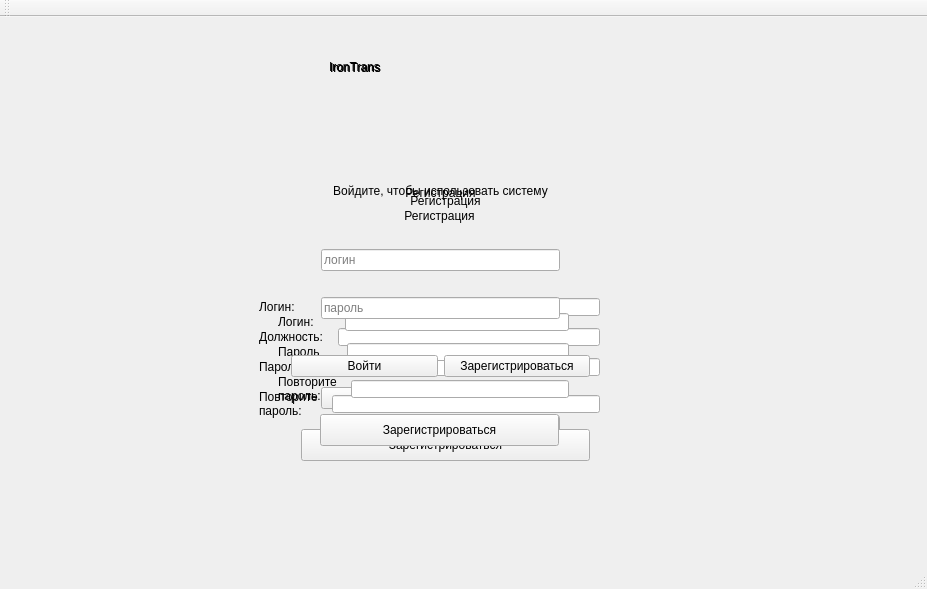
<?xml version="1.0" encoding="UTF-8"?>
<ui version="4.0">
 <class>MainWindow</class>
 <widget class="QMainWindow" name="MainWindow">
  <property name="geometry">
   <rect>
    <x>0</x>
    <y>0</y>
    <width>927</width>
    <height>589</height>
   </rect>
  </property>
  <property name="windowTitle">
   <string>MainWindow</string>
  </property>
  <widget class="QWidget" name="centralWidget">
   <property name="enabled">
    <bool>true</bool>
   </property>
   <widget class="QWidget" name="log_in" native="true">
    <property name="enabled">
     <bool>true</bool>
    </property>
    <property name="geometry">
     <rect>
      <x>0</x>
      <y>20</y>
      <width>931</width>
      <height>531</height>
     </rect>
    </property>
    <widget class="QWidget" name="verticalLayoutWidget">
     <property name="geometry">
      <rect>
       <x>260</x>
       <y>100</y>
       <width>361</width>
       <height>251</height>
      </rect>
     </property>
     <layout class="QVBoxLayout" name="verticalLayout">
      <item>
       <widget class="QLabel" name="label_2">
        <property name="styleSheet">
         <string notr="true">font: 12pt &quot;Times New Roman&quot;;</string>
        </property>
        <property name="text">
         <string>Войдите, чтобы использовать систему</string>
        </property>
        <property name="alignment">
         <set>Qt::AlignCenter</set>
        </property>
       </widget>
      </item>
      <item>
       <layout class="QHBoxLayout" name="horizontalLayout_2">
        <property name="spacing">
         <number>7</number>
        </property>
        <property name="leftMargin">
         <number>50</number>
        </property>
        <property name="topMargin">
         <number>10</number>
        </property>
        <property name="rightMargin">
         <number>50</number>
        </property>
        <property name="bottomMargin">
         <number>0</number>
        </property>
        <item>
         <widget class="QLineEdit" name="login">
          <property name="placeholderText">
           <string>логин</string>
          </property>
         </widget>
        </item>
       </layout>
      </item>
      <item>
       <layout class="QHBoxLayout" name="horizontalLayout_3">
        <property name="leftMargin">
         <number>50</number>
        </property>
        <property name="topMargin">
         <number>20</number>
        </property>
        <property name="rightMargin">
         <number>50</number>
        </property>
        <property name="bottomMargin">
         <number>30</number>
        </property>
        <item>
         <widget class="QLineEdit" name="pasword">
          <property name="styleSheet">
           <string notr="true"/>
          </property>
          <property name="placeholderText">
           <string>пароль</string>
          </property>
         </widget>
        </item>
       </layout>
      </item>
      <item>
       <layout class="QHBoxLayout" name="horizontalLayout">
        <property name="leftMargin">
         <number>20</number>
        </property>
        <property name="rightMargin">
         <number>20</number>
        </property>
        <item>
         <widget class="QPushButton" name="entry">
          <property name="styleSheet">
           <string notr="true"/>
          </property>
          <property name="text">
           <string>Войти</string>
          </property>
         </widget>
        </item>
        <item>
         <widget class="QPushButton" name="registr">
          <property name="text">
           <string>Зарегистрироваться</string>
          </property>
         </widget>
        </item>
       </layout>
      </item>
     </layout>
    </widget>
    <widget class="QLabel" name="label_5">
     <property name="geometry">
      <rect>
       <x>330</x>
       <y>0</y>
       <width>221</width>
       <height>61</height>
      </rect>
     </property>
     <property name="styleSheet">
      <string notr="true">font: 24pt &quot;Segoe Print&quot;;</string>
     </property>
     <property name="text">
      <string>IronTrans</string>
     </property>
    </widget>
   </widget>
   <widget class="QWidget" name="registration1" native="true">
    <property name="enabled">
     <bool>true</bool>
    </property>
    <property name="geometry">
     <rect>
      <x>0</x>
      <y>-10</y>
      <width>931</width>
      <height>561</height>
     </rect>
    </property>
    <widget class="QWidget" name="verticalLayoutWidget_4">
     <property name="geometry">
      <rect>
       <x>260</x>
       <y>140</y>
       <width>361</width>
       <height>301</height>
      </rect>
     </property>
     <layout class="QVBoxLayout" name="verticalLayout_6">
      <item>
       <widget class="QLabel" name="label_9">
        <property name="styleSheet">
         <string notr="true">font: 16pt &quot;Times New Roman&quot;;
margin-bottom:40px</string>
        </property>
        <property name="text">
         <string>Регистрация</string>
        </property>
        <property name="alignment">
         <set>Qt::AlignCenter</set>
        </property>
       </widget>
      </item>
      <item>
       <widget class="QLabel" name="label_10">
        <property name="styleSheet">
         <string notr="true">font: 12pt &quot;Times New Roman&quot;;</string>
        </property>
        <property name="text">
         <string>Укажите ваш статус:</string>
        </property>
        <property name="alignment">
         <set>Qt::AlignCenter</set>
        </property>
       </widget>
      </item>
      <item>
       <layout class="QVBoxLayout" name="verticalLayout_7">
        <property name="leftMargin">
         <number>50</number>
        </property>
        <property name="rightMargin">
         <number>50</number>
        </property>
        <item>
         <widget class="QPushButton" name="as_guest">
          <property name="styleSheet">
           <string notr="true"/>
          </property>
          <property name="text">
           <string>Гость</string>
          </property>
         </widget>
        </item>
        <item>
         <widget class="QPushButton" name="as_worker">
          <property name="text">
           <string>Работник</string>
          </property>
         </widget>
        </item>
       </layout>
      </item>
     </layout>
    </widget>
   </widget>
   <widget class="QWidget" name="registration_guest" native="true">
    <property name="enabled">
     <bool>true</bool>
    </property>
    <property name="geometry">
     <rect>
      <x>-1</x>
      <y>-1</y>
      <width>931</width>
      <height>551</height>
     </rect>
    </property>
    <widget class="QWidget" name="verticalLayoutWidget_5">
     <property name="geometry">
      <rect>
       <x>260</x>
       <y>140</y>
       <width>361</width>
       <height>301</height>
      </rect>
     </property>
     <layout class="QVBoxLayout" name="verticalLayout_8">
      <item>
       <widget class="QLabel" name="label_11">
        <property name="styleSheet">
         <string notr="true">font: 16pt &quot;Times New Roman&quot;;
margin-bottom:40px</string>
        </property>
        <property name="text">
         <string>Регистрация</string>
        </property>
        <property name="alignment">
         <set>Qt::AlignCenter</set>
        </property>
       </widget>
      </item>
      <item>
       <layout class="QVBoxLayout" name="verticalLayout_9">
        <item>
         <layout class="QHBoxLayout" name="horizontalLayout_4">
          <item>
           <widget class="QLabel" name="label_12">
            <property name="styleSheet">
             <string notr="true">padding:5px</string>
            </property>
            <property name="text">
             <string>Логин:     </string>
            </property>
           </widget>
          </item>
          <item>
           <widget class="QLineEdit" name="login_guest">
            <property name="styleSheet">
             <string notr="true">margin-right:40px</string>
            </property>
           </widget>
          </item>
         </layout>
        </item>
        <item>
         <layout class="QHBoxLayout" name="horizontalLayout_5">
          <item>
           <widget class="QLabel" name="label_13">
            <property name="styleSheet">
             <string notr="true">padding:5px</string>
            </property>
            <property name="text">
             <string>Пароль    </string>
            </property>
           </widget>
          </item>
          <item>
           <widget class="QLineEdit" name="pas_guest">
            <property name="styleSheet">
             <string notr="true">margin-right:40px</string>
            </property>
           </widget>
          </item>
         </layout>
        </item>
       </layout>
      </item>
      <item>
       <layout class="QHBoxLayout" name="horizontalLayout_6">
        <item>
         <widget class="QLabel" name="label_14">
          <property name="styleSheet">
           <string notr="true">padding:5px</string>
          </property>
          <property name="text">
           <string>Повторите 
пароль:</string>
          </property>
         </widget>
        </item>
        <item>
         <widget class="QLineEdit" name="again_guest">
          <property name="styleSheet">
           <string notr="true">margin-right:40px</string>
          </property>
         </widget>
        </item>
       </layout>
      </item>
      <item>
       <widget class="QPushButton" name="signup_guest">
        <property name="styleSheet">
         <string notr="true">margin-left:50px;
margin-right:50px;
height:30%;</string>
        </property>
        <property name="text">
         <string>Зарегистрироваться</string>
        </property>
       </widget>
      </item>
     </layout>
    </widget>
    <widget class="QLabel" name="label_4">
     <property name="geometry">
      <rect>
       <x>330</x>
       <y>20</y>
       <width>221</width>
       <height>61</height>
      </rect>
     </property>
     <property name="styleSheet">
      <string notr="true">font: 24pt &quot;Segoe Print&quot;;</string>
     </property>
     <property name="text">
      <string>IronTrans</string>
     </property>
    </widget>
   </widget>
   <widget class="QWidget" name="registration_pro" native="true">
    <property name="enabled">
     <bool>true</bool>
    </property>
    <property name="geometry">
     <rect>
      <x>0</x>
      <y>0</y>
      <width>921</width>
      <height>551</height>
     </rect>
    </property>
    <widget class="QWidget" name="verticalLayoutWidget_7">
     <property name="geometry">
      <rect>
       <x>240</x>
       <y>124</y>
       <width>411</width>
       <height>331</height>
      </rect>
     </property>
     <layout class="QVBoxLayout" name="verticalLayout_11">
      <item>
       <widget class="QLabel" name="label_15">
        <property name="styleSheet">
         <string notr="true">font: 16pt &quot;Times New Roman&quot;;
margin-bottom:40px</string>
        </property>
        <property name="text">
         <string>Регистрация</string>
        </property>
        <property name="alignment">
         <set>Qt::AlignCenter</set>
        </property>
       </widget>
      </item>
      <item>
       <layout class="QVBoxLayout" name="verticalLayout_12">
        <item>
         <layout class="QHBoxLayout" name="horizontalLayout_7">
          <item>
           <widget class="QLabel" name="label_16">
            <property name="styleSheet">
             <string notr="true">padding:5px</string>
            </property>
            <property name="text">
             <string>Логин:        </string>
            </property>
           </widget>
          </item>
          <item>
           <widget class="QLineEdit" name="login_pro">
            <property name="styleSheet">
             <string notr="true">margin-right:40px</string>
            </property>
           </widget>
          </item>
         </layout>
        </item>
        <item>
         <layout class="QHBoxLayout" name="horizontalLayout_10">
          <item>
           <widget class="QLabel" name="label_3">
            <property name="styleSheet">
             <string notr="true">padding:5px</string>
            </property>
            <property name="text">
             <string>Должность:</string>
            </property>
           </widget>
          </item>
          <item>
           <widget class="QLineEdit" name="position_pro">
            <property name="styleSheet">
             <string notr="true">margin-right:40px</string>
            </property>
           </widget>
          </item>
         </layout>
        </item>
        <item>
         <layout class="QHBoxLayout" name="horizontalLayout_8">
          <item>
           <widget class="QLabel" name="label_17">
            <property name="styleSheet">
             <string notr="true">padding:5px</string>
            </property>
            <property name="text">
             <string>Пароль       </string>
            </property>
           </widget>
          </item>
          <item>
           <widget class="QLineEdit" name="pas_pro">
            <property name="styleSheet">
             <string notr="true">margin-right:40px</string>
            </property>
           </widget>
          </item>
         </layout>
        </item>
       </layout>
      </item>
      <item>
       <layout class="QHBoxLayout" name="horizontalLayout_9">
        <property name="bottomMargin">
         <number>0</number>
        </property>
        <item>
         <widget class="QLabel" name="label_18">
          <property name="styleSheet">
           <string notr="true">padding:5px</string>
          </property>
          <property name="text">
           <string>Повторите 
пароль:</string>
          </property>
         </widget>
        </item>
        <item>
         <widget class="QLineEdit" name="again_pro">
          <property name="styleSheet">
           <string notr="true">margin-right:40px</string>
          </property>
         </widget>
        </item>
       </layout>
      </item>
      <item>
       <widget class="QPushButton" name="signup_pro">
        <property name="styleSheet">
         <string notr="true">margin-left:50px;
margin-right:50px;
height:30%;</string>
        </property>
        <property name="text">
         <string>Зарегистрироваться</string>
        </property>
       </widget>
      </item>
     </layout>
    </widget>
    <widget class="QLabel" name="label">
     <property name="geometry">
      <rect>
       <x>330</x>
       <y>20</y>
       <width>221</width>
       <height>61</height>
      </rect>
     </property>
     <property name="styleSheet">
      <string notr="true">font: 24pt &quot;Segoe Print&quot;;</string>
     </property>
     <property name="text">
      <string>IronTrans</string>
     </property>
    </widget>
   </widget>
   <zorder>registration1</zorder>
   <zorder>registration_pro</zorder>
   <zorder>registration_guest</zorder>
   <zorder>log_in</zorder>
  </widget>
  <widget class="QMenuBar" name="menuBar">
   <property name="enabled">
    <bool>false</bool>
   </property>
   <property name="geometry">
    <rect>
     <x>0</x>
     <y>0</y>
     <width>927</width>
     <height>26</height>
    </rect>
   </property>
  </widget>
  <widget class="QToolBar" name="mainToolBar">
   <attribute name="toolBarArea">
    <enum>TopToolBarArea</enum>
   </attribute>
   <attribute name="toolBarBreak">
    <bool>false</bool>
   </attribute>
  </widget>
  <widget class="QStatusBar" name="statusBar"/>
 </widget>
 <layoutdefault spacing="6" margin="11"/>
 <resources/>
 <connections/>
</ui>
